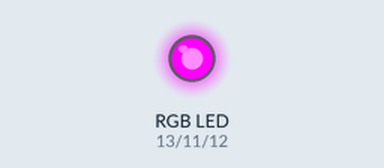
Recording of a sketch running on a simulated Arduino Uno, built with avr-gcc and run on an emulated ATmega328P. On the bench: an RGB LED mixed from three pins (HIGH = lit).

Above: at 0.5 s.
At 1.5 s:
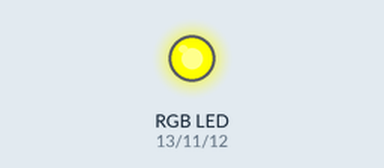
Timing chart, 0 to 3.0 s (numbered marks = the images above):
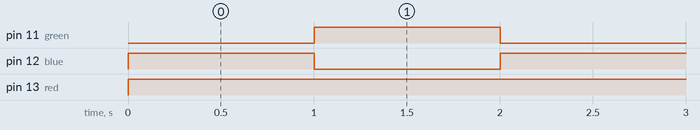

The sketch:

rgbcontrol.ino
```cpp
// C++ code
// rgb


int red=13,blue=12,green=11;

void setup()
{

   pinMode(red,OUTPUT);
   pinMode(blue,OUTPUT);
   pinMode(green,OUTPUT);


}

void loop()
{
pinkyellowblink();
//rgb_blink();//Not switching off light
}

void rgb_blink() {

   digitalWrite(red,HIGH);
   delay(1000);
   digitalWrite(red,LOW);

   digitalWrite(blue,HIGH);
   delay(1000);
   digitalWrite(blue,LOW);
   ;
   digitalWrite(green,HIGH);
   delay(1000);
   digitalWrite(green,LOW);


}

void pinkyellowblink() {

   digitalWrite(red,HIGH);
   digitalWrite(blue,HIGH);
   delay(1000);
   digitalWrite(red,LOW);
   digitalWrite(blue,LOW);
   digitalWrite(green,HIGH);
   digitalWrite(red,HIGH);
   delay(1000);
   digitalWrite(red,LOW);
   digitalWrite(green,LOW);


}
```

Measured:
- by itself, pin 11 (green), pin 12 (blue): alternates HIGH for 1.0 s and LOW for 1.0 s
- by itself, pin 13 (red): LOW → HIGH at 0.00 s
- by itself, everything shown: repeats every 2.0 s, in 3 steps
